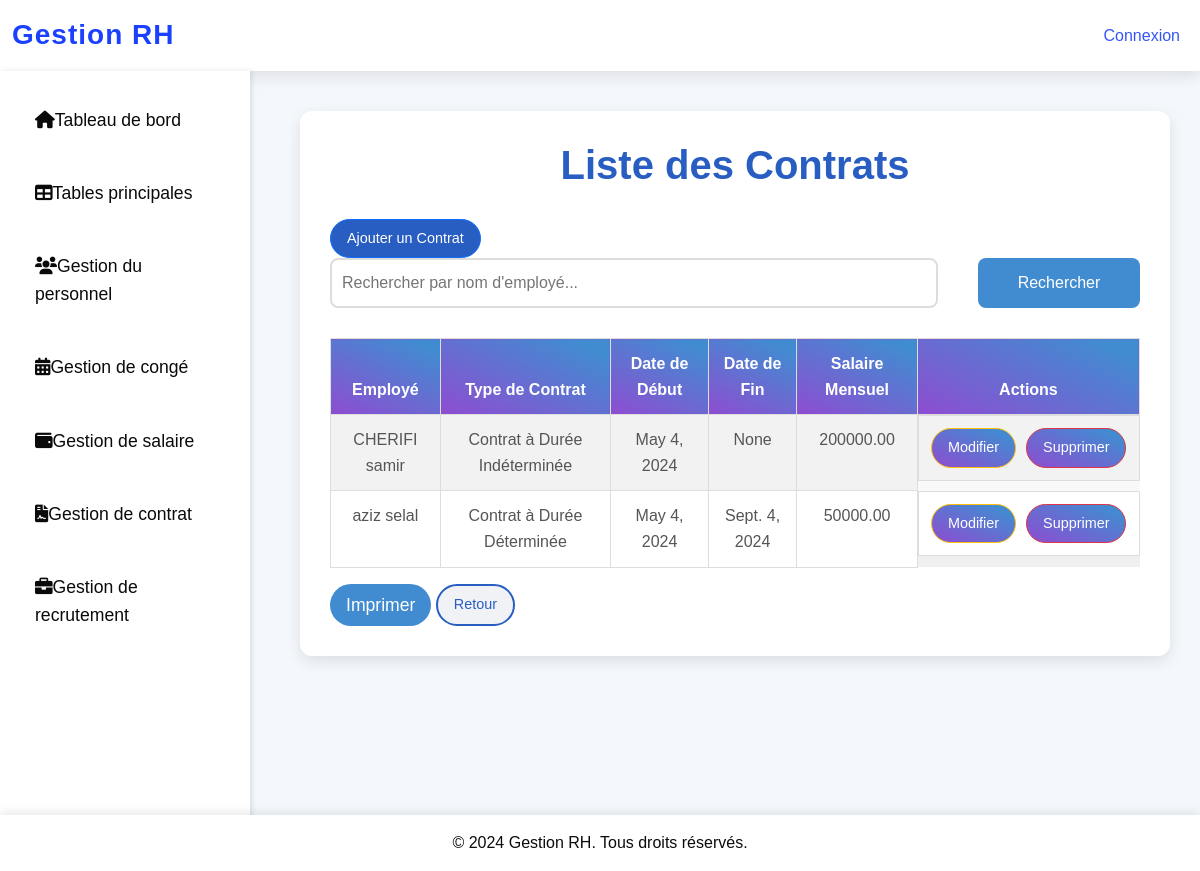
/gestion/contrats/, run on an earlier commit of the app's database.
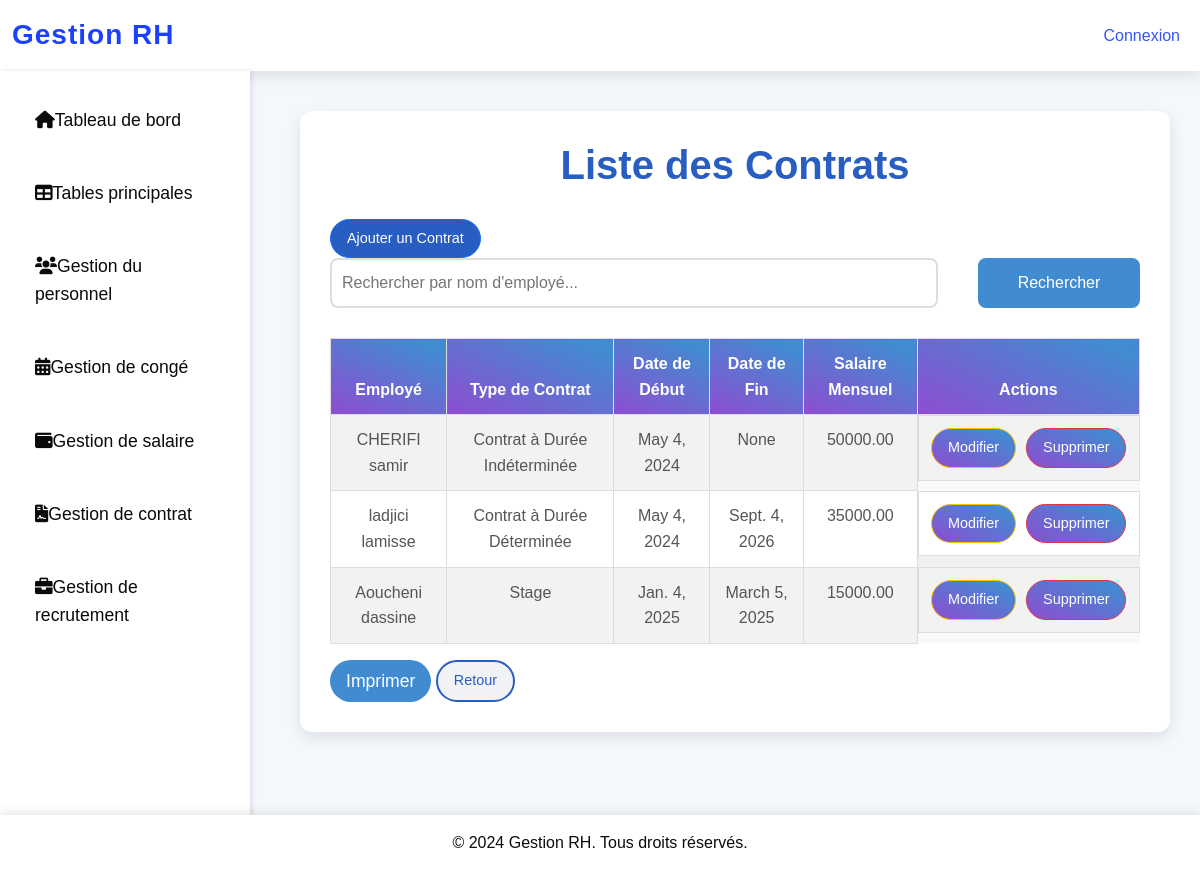
And on a later commit of the database.
### gestion/models.py (models this page shows, shortened)
class Contrat(models.Model):
    TYPE_CONTRAT_CHOICES = [
        ('cdi', 'Contrat à Durée Indéterminée'),
        ('cdd', 'Contrat à Durée Déterminée'),
        ('stage', 'Stage'),
    ]
    employe = models.ForeignKey(Employe, on_delete=models.CASCADE, related_name="contrats")
    type_contrat = models.CharField(max_length=20, choices=TYPE_CONTRAT_CHOICES)
    date_debut = models.DateField()
    date_fin = models.DateField(null=True, blank=True)
    salaire_mensuel = models.DecimalField(max_digits=10, decimal_places=2)

class Employe(models.Model):
    user = models.OneToOneField(User, on_delete=models.CASCADE, related_name="employe", null=True, blank=True)
    code = models.CharField(max_length=10, unique=True)
    nom = models.CharField(max_length=50)
    prenom = models.CharField(max_length=50)
    daten = models.DateField(verbose_name="Date de Naissance")
    date_embauche = models.DateField(verbose_name="Date d'embauche")
    adresse = models.TextField()
    email = models.EmailField(unique=True)
    telephone = models.CharField(max_length=15, null=True, blank=True)
    departement = models.CharField(max_length=100)
    poste = models.CharField(max_length=100)

### gestion/views.py (the view)
# urls.py: path('contrats/', views.gestion_contrats, name='gestion_contrats'),
def gestion_contrats(request):
    search_query = request.GET.get('search', '')
    contrats = Contrat.objects.filter(employe__nom__icontains=search_query) if search_query else Contrat.objects.all()
    return render(request, 'gestion_contrats/contrat_list.html', {'contrats': contrats})

### gestion/templates/gestion_contrats/contrat_list.html (shortened to what this page needs)
{% extends 'base.html' %}
{% block content %}
<body>
    <div class="container">
        <h2>Liste des Contrats</h2>
        <a href="{% url 'ajouter_contrat' %}" class="btn btn-primary">Ajouter un Contrat</a>
        <form method="get" class="search-form">
            <input type="text" name="search" placeholder="Rechercher par nom d'employé..." value="{{ request.GET.search }}">
            <button type="submit" class="btn btn-secondary">Rechercher</button>
        </form>
        <table class="table table-striped">
            <thead>
                <tr>
                    <th>Employé</th>
                    <th>Type de Contrat</th>
                    <th>Date de Début</th>
                    <th>Date de Fin</th>
                    <th>Salaire Mensuel</th>
                    <th>Actions</th>
                </tr>
            </thead>
            <tbody>
                {% for contrat in contrats %}
                <tr>
                    <td>{{ contrat.employe.nom }} {{ contrat.employe.prenom }}</td>
                    <td>{{ contrat.get_type_contrat_display }}</td>
                    <td>{{ contrat.date_debut }}</td>
                    <td>{{ contrat.date_fin }}</td>
                    <td>{{ contrat.salaire_mensuel}}</td>
                    <td>
                        <a href="{% url 'modifier_contrat' contrat.id %}" class="btn btn-warning">Modifier</a>
                        <a href="{% url 'supprimer_contrat' contrat.id %}" class="btn btn-danger">Supprimer</a>
                    </td>
                </tr>
                {% empty %}
                <tr>
                    <td colspan="6">Aucun contrat trouvé.</td>
                </tr>
                {% endfor %}
            </tbody>
        </table>
        <button onclick="window.print()" class="btn btn-info">Imprimer</button>
        <a href="{% url 'gestion_tables' %}" class="btn btn-secondary">Retour</a>
    </div>
    {% endblock %}

What changed in the data, as far as the page shows it:
removed Contrat: employe.nom "aziz", employe.prenom "selal", type_contrat "Contrat à Durée Déterminée", date_debut "May 4, 2024", date_fin "Sept. 4, 2024", salaire_mensuel "50000.00"
changed Contrat "Contrat à Durée Indéterminée": salaire_mensuel "200000.00" → "50000.00"
added Contrat: employe.nom "ladjici", employe.prenom "lamisse", type_contrat "Contrat à Durée Déterminée", date_debut "May 4, 2024", date_fin "Sept. 4, 2026", salaire_mensuel "35000.00"
added Contrat: employe.nom "Aoucheni", employe.prenom "dassine", type_contrat "Stage", date_debut "Jan. 4, 2025", date_fin "March 5, 2025", salaire_mensuel "15000.00"
